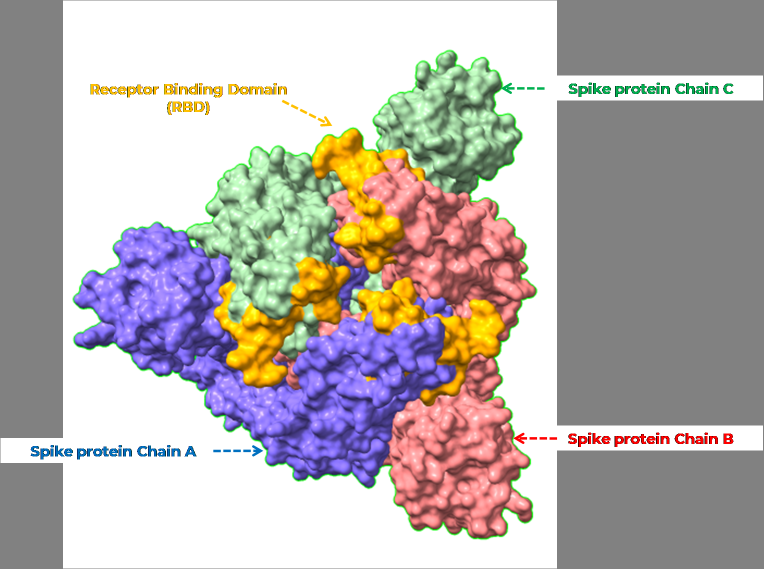
#> input picture practice/src/Picture27.png, 1527 x 1138 px (shown at 1/2 size)
$ python 'Applying various filter in image.py'
#> lines starting #> are read from the running program, lines starting #| are printed output that depends on the picture; after the words box and inside, x2 and y2 are one past the last pixel; in counts of white or black regions, pixels touching at a corner belong together
import cv2 as cv
import numpy as np

img = cv.imread("src/Picture27.png")
#> img is the input picture: shape (1138, 1527, 3); mean B, G, R 175.5, 177.1, 184.1

#gray image
gray_image = cv.cvtColor(img,cv.COLOR_BGR2GRAY)
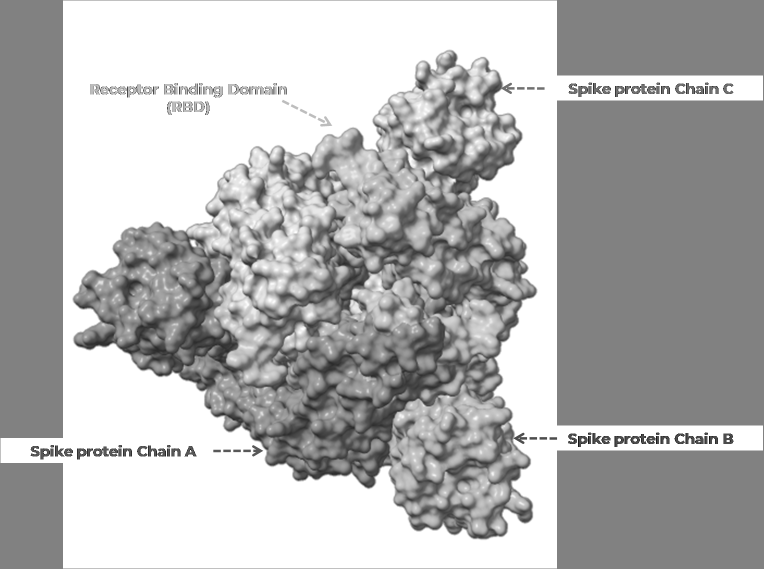
#> gray_image: shape (1138, 1527) (shown at 1/2 size); min 8, max 255, mean 179
cv.imshow("Gray Image",gray_image)

#blurr image
blur_image = cv.GaussianBlur(img,(7,7),cv.BORDER_DEFAULT)
cv.imshow("Blurr Image",blur_image)

#Edge cascade

edge_image = cv.Canny(img,100,600)
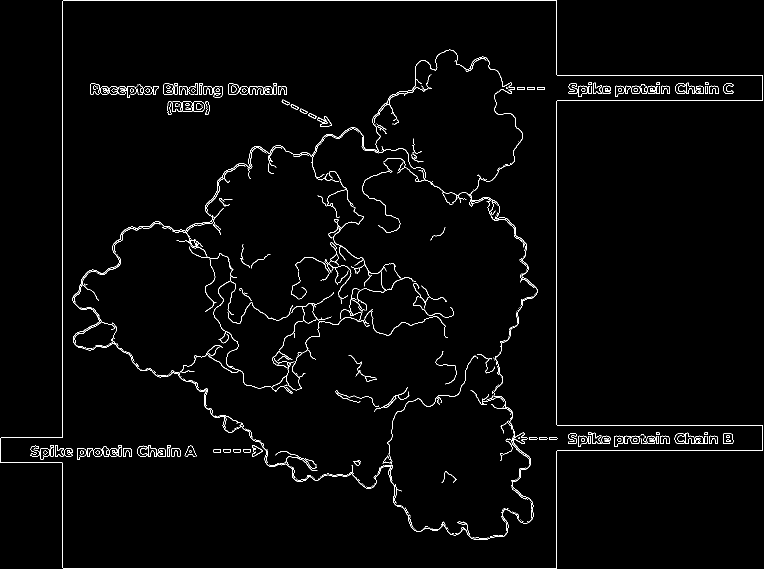
#> edge_image: shape (1138, 1527) (shown at 1/2 size); 1.9% white in thin lines or dots
cv.imshow("Canny image",edge_image)

# Dilating the image

dilated_image = cv.dilate(edge_image,(3,3),iterations=2)
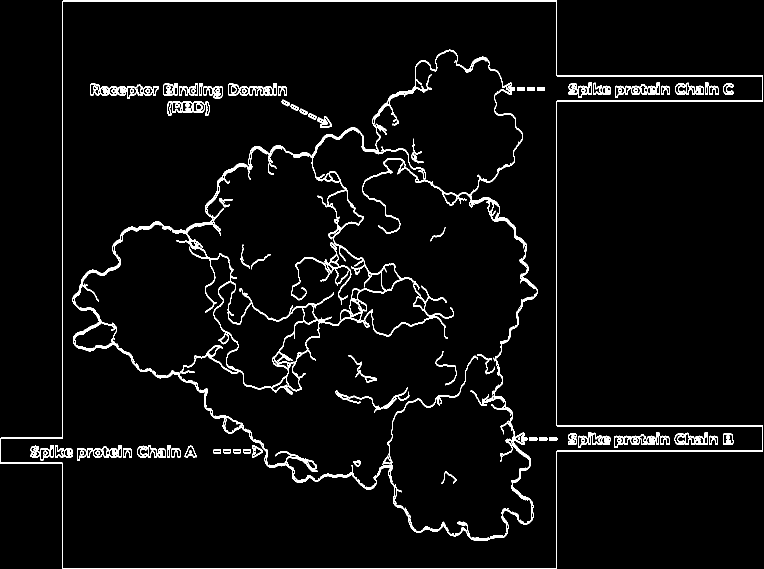
#> dilated_image: shape (1138, 1527) (shown at 1/2 size); 3.9% white; 126 white regions (8 under 20 px), largest, box (x1, y1, x2, y2) and area: (145, 99, 1075, 1081) 30305, (0, 0, 1526, 1138) 12890, (544, 567, 907, 783) 4560
cv.imshow("Dilated",dilated_image)

# Eroding to get almost  original image

erode_image = cv.erode(dilated_image,(3,3),iterations=2)
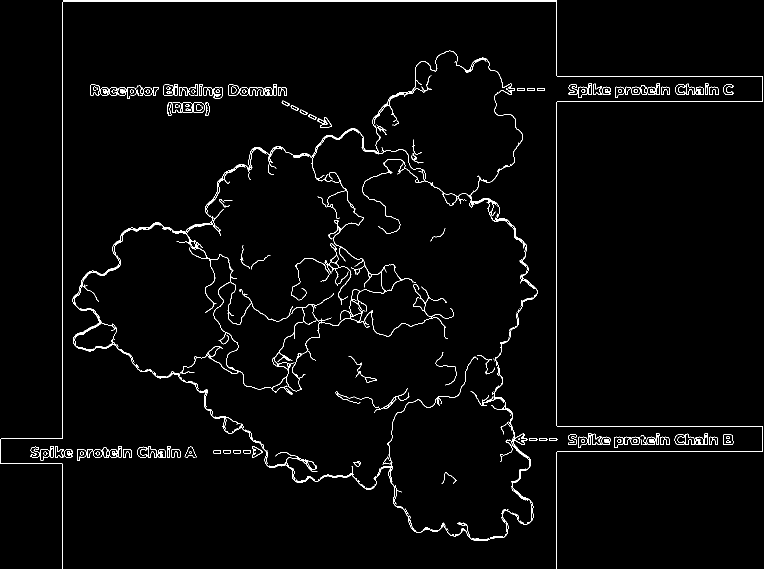
#> erode_image: shape (1138, 1527) (shown at 1/2 size); 2.1% white in thin lines or dots
cv.imshow("Eroded",erode_image)

# Resize

resize_image = cv.resize(img,(1000,1000),interpolation = cv.INTER_CUBIC)
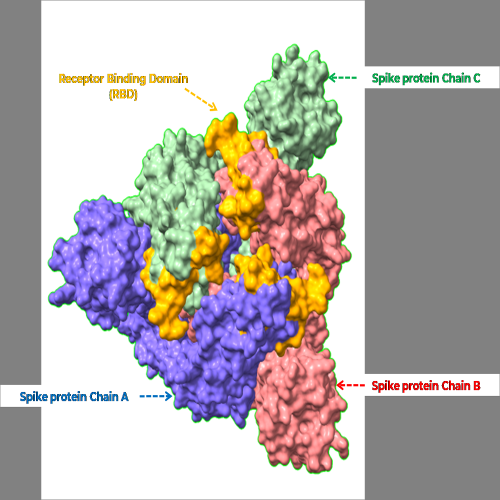
#> resize_image: shape (1000, 1000, 3) (shown at 1/2 size); mean B, G, R 175.5, 177, 184
cv.imshow("resize",resize_image)

resize_image_l = cv.resize(img,(1000,1000),interpolation = cv.INTER_LINEAR)
cv.imshow("resizel",resize_image_l)

# Croping
cropped_image = resize_image_l[200:600,600:900]
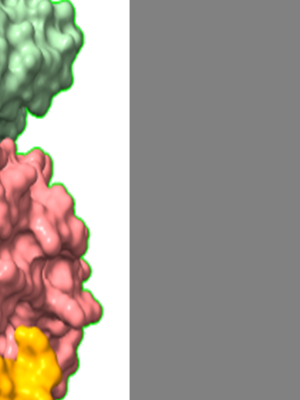
#> cropped_image: shape (400, 300, 3); mean B, G, R 145.3, 154.9, 163.1
cv.imshow("cropped",cropped_image)


cv.waitKey(0)
